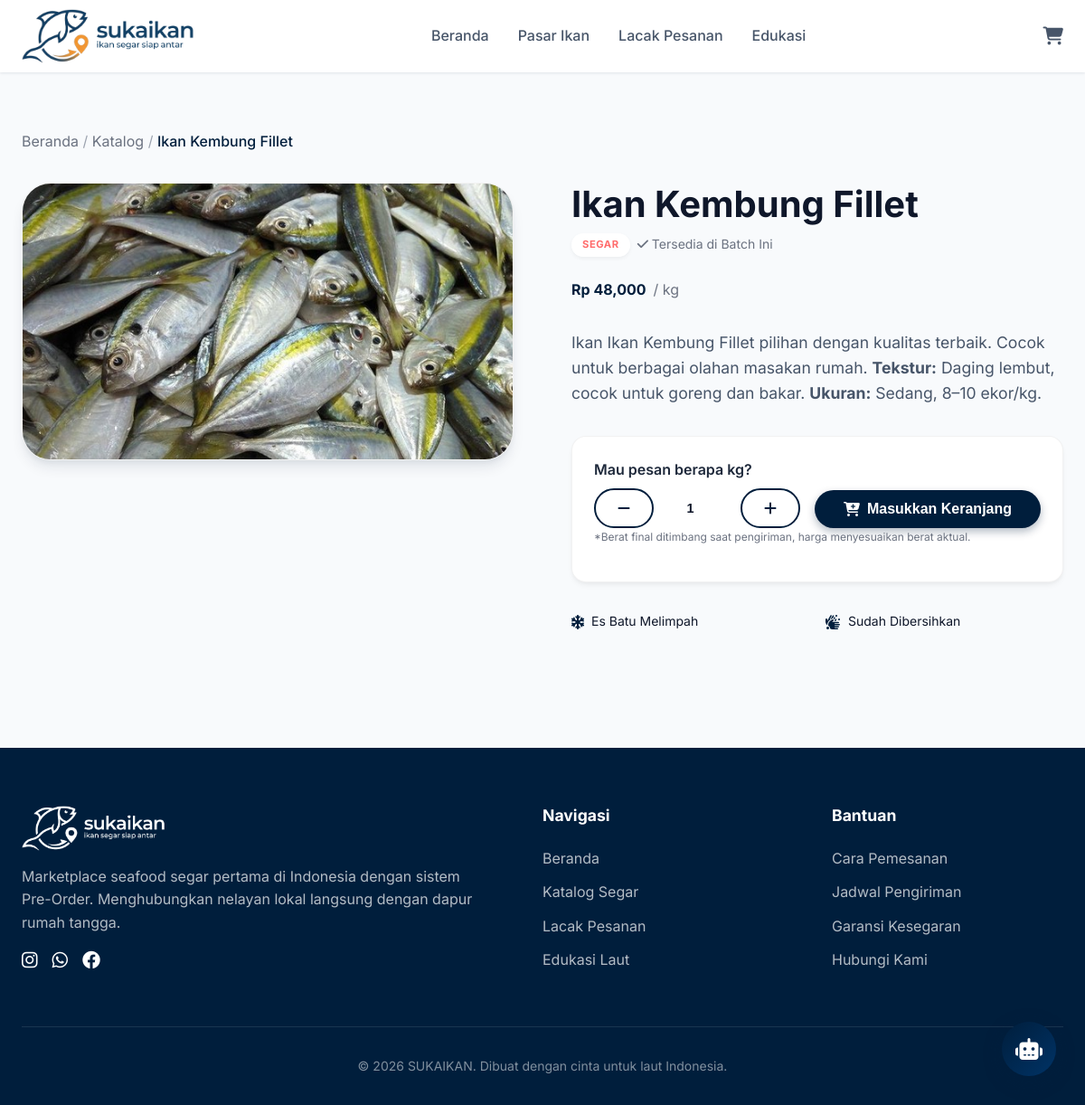
The app's page /produk/kembung-fillet with its own data.
### tables this page shows
CREATE TABLE products (
            id text primary key,
            nama text,
            kategori text,
            harga_per_kg integer,
            label_musim text,
            ukuran text,
            tekstur text,
            is_active integer default 1
        , image_path text);

### app.py (the view)
@app.route("/produk/<product_id>")
def detail_produk(product_id):
    product = get_product_by_id(product_id)
    if not product:
        return redirect(url_for("katalog"))
    rekomendasi = get_recommendations(product_id)
    return render_template(
        "detail_produk.html",
        product=product,
        rekomendasi=rekomendasi,
    )

### app.py (called while the page is built)
@app.context_processor
def inject_cart_count():
    cart = session.get("cart", {})
    count = sum(cart.values())
    return dict(cart_count=count)

def get_db():
    db = getattr(g, "_db", None)
    if db is None:
        db = sqlite3.connect(app.config["DATABASE"])
        db.row_factory = sqlite3.Row
        g._db = db
    return db

def get_product_by_id(product_id):
    db = get_db()
    row = db.execute("select * from products where id = ?", (product_id,)).fetchone()
    if row:
        return dict(row)
    return None

def get_recommendations(product_id):
    db = get_db()
    rows = db.execute("select * from recommendations where product_id = ?", (product_id,)).fetchall()
    return [dict(row) for row in rows]

@app.before_request
def require_login():
    if request.path.startswith("/admin"):
        if not session.get("is_admin"):
            flash("Silakan login terlebih dahulu.", "warning")
            return redirect(url_for("login"))

### templates/detail_produk.html (shortened to what this page needs)
{% extends "base.html" %}
{% block content %}
<section class="section bg-white">
    <div class="container">
        <nav style="margin-bottom: 2rem;">
            <a href="{{ url_for('beranda') }}" class="text-gray-500 hover:text-primary">Beranda</a>
            <span class="text-gray-400">/</span>
            <a href="{{ url_for('katalog') }}" class="text-gray-500 hover:text-primary">Katalog</a>
            <span class="text-gray-400">/</span>
            <span class="text-primary font-medium">{{ product.nama }}</span>
        </nav>
        <div class="detail-grid">
            <div class="detail-gallery">
                {% if product.image_path %}
                <img src="{{ url_for('uploaded_file', filename=product.image_path) }}" alt="{{ product.nama }}"
                    class="card" style="width: 100%; height: auto; border-radius: 2rem; box-shadow: var(--shadow-lg);">
                {% else %}
                <div class="card"
                    style="border: none; box-shadow: none; background: var(--ocean-light); border-radius: 2rem; aspect-ratio: 4/3; display: flex; align-items: center; justify-content: center; font-size: 8rem; color: var(--primary-blue);">
                    <i class="fa-solid fa-fish"></i>
                </div>
                {% endif %}
            </div>
            <div class="detail-info">
                <h1 class="detail-title">{{ product.nama }}</h1>
                <div class="flex items-center gap-2" style="margin-bottom: 1.5rem;">
                    <span class="tag tag-hot">Segar</span>
                    <span class="text-gray-500 text-sm"><i class="fa-solid fa-check"></i> Tersedia di Batch Ini</span>
                </div>
                <div class="price-block">
                    <span class="text-3xl font-bold text-primary">Rp {{ "{:,.0f}".format(product.harga_per_kg) }}</span>
                    <span class="text-gray-500">/ kg</span>
                </div>
                <p class="detail-description">
                    Ikan {{ product.nama }} pilihan dengan kualitas terbaik.
                    Cocok untuk berbagai olahan masakan rumah.
                    <strong>Tekstur:</strong> {{ product.tekstur }}.
                    <strong>Ukuran:</strong> {{ product.ukuran }}.
                </p>
                <form id="add-to-cart-form" action="{{ url_for('tambah_ke_keranjang') }}" method="post"
                    class="card cart-form">
                    <label class="form-label" style="font-weight: 600;">Mau pesan berapa kg?</label>
                    <div class="cart-actions">
                        <div class="flex items-center gap-2">
                            <button type="button" class="btn btn-outline px-3 py-2" onclick="updateQty(this, -1)">
                                <i class="fa-solid fa-minus"></i>
                            </button>
                            <input type="number" name="qty" min="1" value="1" readonly class="qty-input"
                                style="width: 80px !important;">
                            <button type="button" class="btn btn-outline px-3 py-2" onclick="updateQty(this, 1)">
                                <i class="fa-solid fa-plus"></i>
                            </button>
                        </div>
                        <button type="submit" class="btn btn-primary btn-block flex-1" id="add-to-cart-btn">
                            <i class="fa-solid fa-cart-plus"></i> Masukkan Keranjang
                        </button>
                    </div>
                    <p class="text-xs text-gray-500 mt-2">
                        *Berat final ditimbang saat pengiriman, harga menyesuaikan berat aktual.
                    </p>
                </form>
                <div class="features grid grid-2" style="margin-top: 2rem; gap: 1rem;">
                    <div class="flex items-center gap-2">
                        <i class="fa-solid fa-snowflake text-primary"></i> <span class="text-sm">Es Batu Melimpah</span>
                    </div>
                    <div class="flex items-center gap-2">
                        <i class="fa-solid fa-hands-wash text-primary"></i> <span class="text-sm">Sudah
                            Dibersihkan</span>
                    </div>
                </div>
            </div>
        </div>
    </div>
</section>
{% endblock %}

### static/css/style.css (style rules this page uses)
:root { --primary-blue: #001E3C; --secondary-blue: #003366; --ocean-light: #F0F8FF; --accent-gold: #FFD93D; --accent-coral: #FF6B6B; --white: #FFFFFF; --gray-50: #F8FAFC; --gray-100: #F1F5F9; --gray-200: #E2E8F0; --gray-300: #CBD5E1; --gray-600: #475569; --gray-800: #1E293B; --text-main: #0F172A; --success: #10B981; --warning: #F59E0B; --danger: #EF4444; --container-width: 1200px; --header-height: 80px; --radius-sm: 8px; --radius-md: 12px; --radius-lg: 20px; --radius-pill: 999px; --shadow-sm: 0 1px 3px rgba(0, 30, 60, 0.1); --shadow-md: 0 4px 6px -1px rgba(0, 30, 60, 0.1), 0 2px 4px -1px rgba(0, 30, 60, 0.06); --shadow-lg: 0 10px 15px -3px rgba(0, 30, 60, 0.1), 0 4px 6px -2px rgba(0, 30, 60, 0.05); --shadow-float: 0 20px 25px -5px rgba(0, 30, 60, 0.2), 0 10px 10px -5px rgba(0, 30, 60, 0.04); }
*, *::before, *::after { box-sizing: border-box; margin: 0; padding: 0; }
html { scroll-behavior: smooth; }
body { font-family: 'Inter', -apple-system, BlinkMacSystemFont, "Segoe UI", Roboto, "Helvetica Neue", Arial, sans-serif; background-color: var(--gray-50); color: var(--text-main); line-height: 1.6; -webkit-font-smoothing: antialiased; }
a { text-decoration: none; color: inherit; transition: color 0.2s ease; }
img { max-width: 100%; height: auto; display: block; }
h1, h2, h3, h4, h5, h6 { color: var(--primary-blue); font-weight: 700; line-height: 1.25; }
h1 { font-size: 2.5rem; }
p { margin-bottom: 1rem; color: var(--gray-600); }
.text-primary { color: var(--primary-blue); }
.text-sm { font-size: 0.875rem; }
.text-xs { font-size: 0.75rem; }
.font-bold { font-weight: 700; }
.font-medium { font-weight: 500; }
.container { width: 100%; max-width: var(--container-width); margin: 0 auto; padding: 0 1.5rem; }
.section { padding: 4rem 0; }
.grid { display: grid; gap: 1.5rem; }
.detail-grid { display: grid; grid-template-columns: 1fr 1fr; gap: 4rem; align-items: start; }
.detail-title { font-size: 2.5rem; margin-bottom: 0.5rem; color: var(--text-main); line-height: 1.2; }
.detail-description { color: var(--gray-600); margin-bottom: 2rem; font-size: 1.1rem; line-height: 1.6; }
.price-block { margin-bottom: 2rem; display: flex; align-items: baseline; gap: 0.5rem; }
.cart-form { padding: 1.5rem; border-color: var(--primary-blue); background: var(--ocean-light); }
.cart-actions { display: flex; gap: 1rem; align-items: flex-end; }
.grid-2 { grid-template-columns: repeat(2, 1fr); }
.flex { display: flex; }
.items-center { align-items: center; }
.gap-2 { gap: 0.5rem; }
.btn { display: inline-flex; align-items: center; justify-content: center; padding: 0.75rem 1.5rem; border-radius: var(--radius-pill); font-weight: 600; font-size: 1rem; transition: all 0.2s ease; cursor: pointer; border: none; gap: 0.5rem; }
.btn-primary { background: var(--primary-blue); color: var(--white); box-shadow: 0 4px 10px rgba(0, 30, 60, 0.3); }
.btn-outline { background: transparent; border: 2px solid var(--primary-blue); color: var(--primary-blue); }
.btn-block { width: 100%; }
.card { background: var(--white); border-radius: 1rem; border: 1px solid rgba(0, 0, 0, 0.05); box-shadow: 0 4px 6px -1px rgba(0, 0, 0, 0.05), 0 2px 4px -1px rgba(0, 0, 0, 0.03); transition: all 0.3s cubic-bezier(0.4, 0, 0.2, 1); overflow: hidden; position: relative; }
.tag { display: inline-flex; align-items: center; padding: 0.25rem 0.75rem; border-radius: 9999px; font-size: 0.7rem; font-weight: 700; text-transform: uppercase; letter-spacing: 0.05em; background: rgba(255, 255, 255, 0.9); backdrop-filter: blur(4px); box-shadow: 0 2px 4px rgba(0, 0, 0, 0.05); }
.tag-hot { color: var(--accent-coral); }
.qty-input { width: 32px !important; height: 24px !important; padding: 0 !important; background: transparent !important; border: none !important; text-align: center; font-weight: 600; font-size: 0.9rem; color: var(--text-main); }
.form-label { display: block; margin-bottom: 0.5rem; font-weight: 500; color: var(--gray-800); }
.text-gray-400 { color: #9CA3AF; }
.text-gray-500 { color: #6B7280; }
.flex-1 { flex: 1 1 0%; }

### records on screen
products: nama "Ikan Kembung Fillet", image_path (picture), harga_per_kg "48,000", tekstur "Daging lembut, cocok untuk goreng dan bakar", ukuran "Sedang, 8–10 ekor/kg"

### other values on screen
{{ 2026 }} "2026"
